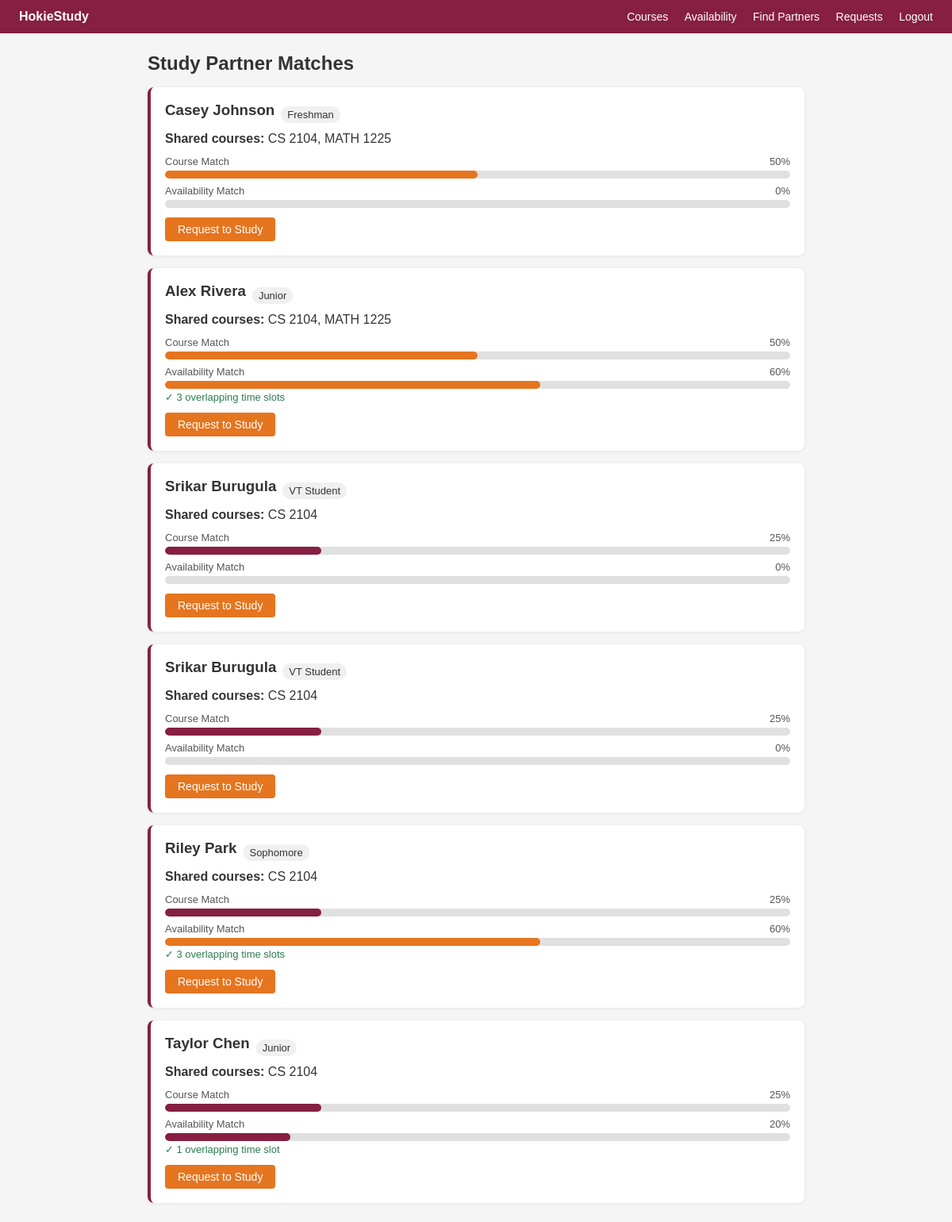
The app's page /matches (signed in) with its own data.
### tables this page shows
CREATE TABLE users (id INTEGER PRIMARY KEY, name TEXT, email TEXT UNIQUE, password TEXT, year TEXT);

### app.py (the view)
@app.route('/matches')
@login_required
def matches():
    uid = session['uid']
    c = db()
    my_courses = [r['course_id'] for r in c.execute('SELECT course_id FROM user_courses WHERE user_id=?', (uid,))]
    if not my_courses:
        c.close(); return render_template('matches.html', matches=[], no_courses=True)
    my_slots = {f"{r['day']}-{r['time']}" for r in c.execute('SELECT day,time FROM availability WHERE user_id=?', (uid,))}
    ph = ','.join('?'*len(my_courses))  # build the right number of ? placeholders for the IN clause
    shared = c.execute(f'SELECT user_id, COUNT(*) as cnt FROM user_courses WHERE course_id IN ({ph}) AND user_id!=? GROUP BY user_id ORDER BY cnt DESC',
                       my_courses+[uid]).fetchall()
    sent_requests = {r['to_uid']: r['status'] for r in c.execute('SELECT to_uid, status FROM study_requests WHERE from_uid=?', (uid,))}
    result = []
    for row in shared:
        u = c.execute('SELECT name,year FROM users WHERE id=?', (row['user_id'],)).fetchone()
        if not u: continue
        shared_codes = [r['course_code'] for r in c.execute(
            f'SELECT c.course_code FROM user_courses uc JOIN courses c ON uc.course_id=c.id WHERE uc.user_id=? AND uc.course_id IN ({ph})',
            [row['user_id']]+my_courses)]
        their_slots = {f"{r['day']}-{r['time']}" for r in c.execute('SELECT day,time FROM availability WHERE user_id=?', (row['user_id'],))}
        overlap = my_slots & their_slots
        result.append({
            'uid': row['user_id'], 'name': u['name'], 'year': u['year'] or 'VT Student',
            'courses': shared_codes, 'course_pct': round(row['cnt'] / len(my_courses) * 100),
            'avail_pct': round(len(overlap) / len(my_slots) * 100) if my_slots else 0,
            'overlap_count': len(overlap), 'request_status': sent_requests.get(row['user_id'])
        })
    c.close()
    return render_template('matches.html', matches=result)

### app.py (called while the page is built)
def db():
    conn = sqlite3.connect(DB)
    conn.row_factory = sqlite3.Row  # so we can access columns by name instead of index
    return conn

def login_required(f):
    @wraps(f)
    def wrapped(*args, **kwargs):
        if 'uid' not in session: return redirect(url_for('login'))
        return f(*args, **kwargs)
    return wrapped

### templates/matches.html
{% extends "base.html" %}
{% block content %}
<h2>Study Partner Matches</h2>
{% if no_courses %}
<div class="card"><p class="gray">Add your courses first! <a href="/courses">Go to My Courses</a></p></div>
{% elif not matches %}
<div class="card"><p class="gray">No matches yet. Other students need to add the same courses.</p></div>
{% else %}
{% for m in matches %}
<div class="card match">
  <div class="row"><h3>{{ m.name }}</h3><span class="tag">{{ m.year }}</span></div>
  <p style="margin-top:6px"><b>Shared courses:</b> {{ m.courses|join(', ') }}</p>
  <div style="margin-top:12px">
    <div class="bar-label"><span>Course Match</span><span>{{ m.course_pct }}%</span></div>
    <div class="bar-track"><div class="bar-fill" style="width:{{ m.course_pct }}%; background:{{ '#2a7d4f' if m.course_pct >= 75 else '#E5751F' if m.course_pct >= 50 else '#861F41' }};"></div></div>
  </div>
  <div style="margin-top:8px">
    <div class="bar-label"><span>Availability Match</span><span>{{ m.avail_pct }}%</span></div>
    <div class="bar-track"><div class="bar-fill" style="width:{{ m.avail_pct }}%; background:{{ '#2a7d4f' if m.avail_pct >= 75 else '#E5751F' if m.avail_pct >= 50 else '#861F41' if m.avail_pct > 0 else '#ccc' }};"></div></div>
    {% if m.overlap_count > 0 %}<p class="green" style="font-size:13px;margin-top:3px">✓ {{ m.overlap_count }} overlapping time slot{{ 's' if m.overlap_count != 1 }}</p>{% endif %}
  </div>
  <div style="margin-top:12px">
    {% if m.request_status == 'pending' %}
      <span class="status-badge pending">Request Sent</span>
    {% elif m.request_status == 'accepted' %}
      <span class="status-badge accepted">✓ Accepted</span>
    {% elif m.request_status == 'declined' %}
      <span class="status-badge declined">Declined</span>
    {% else %}
      <form method="POST" action="/request/{{ m.uid }}" style="display:inline">
        <button class="btn-orange">Request to Study</button>
      </form>
    {% endif %}
  </div>
</div>
{% endfor %}
{% endif %}
{% endblock %}

### static/style.css (style rules this page uses)
* { box-sizing:border-box;margin:0;padding:0 }
body { font-family:Arial,sans-serif;background:#f5f5f5;color:#333 }
h2 { margin-bottom:16px }
.card { background:#fff;border-radius:8px;padding:18px;margin-bottom:16px;box-shadow:0 1px 4px rgba(0,0,0,.08) }
.card h3 { margin-bottom:10px }
button { background:#861F41;color:#fff;padding:9px 18px;border:none;border-radius:4px;cursor:pointer;font-size:14px }
.btn-orange { background:#E5751F;color:#fff;padding:7px 16px;border:none;border-radius:4px;cursor:pointer;font-size:14px }
.row { display:flex;gap:8px;align-items:center }
.green { color:#2a7d4f;font-size:14px }
.match { border-left:4px solid #861F41 }
.tag { background:#f0f0f0;padding:3px 8px;border-radius:12px;font-size:13px }
.bar-label { display:flex;justify-content:space-between;font-size:13px;color:#555;margin-bottom:4px }
.bar-track { width:100%;height:10px;background:#e0e0e0;border-radius:5px;overflow:hidden }
.bar-fill { height:100%;border-radius:5px;transition:width 0.4s ease }

### records on screen
users: name "Casey Johnson", year "Freshman", courses "CS 2104, MATH 1225", course_pct "50", avail_pct "0"
users: name "Alex Rivera", year "Junior", courses "CS 2104, MATH 1225", course_pct "50", avail_pct "60", overlap_count "3", overlap_count "s"
users: name "Srikar Burugula", year "VT Student", courses "CS 2104", course_pct "25", avail_pct "0"
users: name "Srikar Burugula", year "VT Student", courses "CS 2104", course_pct "25", avail_pct "0"
users: name "Riley Park", year "Sophomore", courses "CS 2104", course_pct "25", avail_pct "60", overlap_count "3", overlap_count "s"
users: name "Taylor Chen", year "Junior", courses "CS 2104", course_pct "25", avail_pct "20", overlap_count "1"
